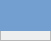
     <widget class="QFrame" name="frame_volcanoclastica">
      <property name="geometry">
       <rect>
        <x>50</x>
        <y>460</y>
        <width>51</width>
        <height>41</height>
       </rect>
      </property>
      <property name="styleSheet">
       <string notr="true"/>
      </property>
      <property name="frameShape">
       <enum>QFrame::StyledPanel</enum>
      </property>
      <property name="frameShadow">
       <enum>QFrame::Raised</enum>
      </property>
      <widget class="QLabel" name="titulo_volcanoclastica">
       <property name="geometry">
        <rect>
         <x>0</x>
         <y>0</y>
         <width>451</width>
         <height>31</height>
        </rect>
       </property>
       <property name="font">
        <font>
         <pointsize>12</pointsize>
         <weight>75</weight>
         <bold>true</bold>
        </font>
       </property>
       <property name="styleSheet">
        <string notr="true">background-color: rgb(114, 159, 207);
color: rgb(238, 238, 236);</string>
       </property>
       <property name="text">
        <string>Ígnea Volcanoclástica</string>
       </property>
       <property name="alignment">
        <set>Qt::AlignCenter</set>
       </property>
      </widget>
      <widget class="QWidget" name="layoutWidget_9">
       <property name="geometry">
        <rect>
         <x>10</x>
         <y>40</y>
         <width>431</width>
         <height>451</height>
        </rect>
       </property>
       <layout class="QVBoxLayout" name="layout_volcanoclastica">
        <item>
         <layout class="QHBoxLayout" name="horizontalLayout_29">
          <property name="sizeConstraint">
           <enum>QLayout::SetDefaultConstraint</enum>
          </property>
          <item>
           <widget class="QLabel" name="label_vol_clas_mineral">
            <property name="text">
             <string>Mineral</string>
            </property>
           </widget>
          </item>
          <item>
           <widget class="QLineEdit" name="input_vol_clas_mineral"/>
          </item>
         </layout>
        </item>
        <item>
         <layout class="QHBoxLayout" name="horizontalLayout_30">
          <item>
           <widget class="QLabel" name="label_vol_clas_size">
            <property name="text">
             <string>Tamaño</string>
            </property>
           </widget>
          </item>
          <item>
           <widget class="QSpinBox" name="input_vol_clas_size">
            <property name="maximum">
             <number>500</number>
            </property>
           </widget>
          </item>
         </layout>
        </item>
        <item>
         <layout class="QHBoxLayout" name="horizontalLayout_31">
          <item>
           <widget class="QLabel" name="label_vol_clas_redond">
            <property name="text">
             <string>Redondez</string>
            </property>
           </widget>
          </item>
          <item>
           <widget class="QComboBox" name="input_vol_clas_redond">
            <item>
             <property name="text">
              <string>---------------</string>
             </property>
            </item>
            <item>
             <property name="text">
              <string>Angular</string>
             </property>
            </item>
            <item>
             <property name="text">
              <string>Subangular</string>
             </property>
            </item>
            <item>
             <property name="text">
              <string>Subredondeado</string>
             </property>
            </item>
            <item>
             <property name="text">
              <string>Redondeado</string>
             </property>
            </item>
            <item>
             <property name="text">
              <string>Bien Redondeado</string>
             </property>
            </item>
           </widget>
          </item>
         </layout>
        </item>
        <item>
         <layout class="QHBoxLayout" name="horizontalLayout_32">
          <item>
           <widget class="QLabel" name="label_vol_clas_esfer">
            <property name="text">
             <string>Esfericidad</string>
            </property>
           </widget>
          </item>
          <item>
           <widget class="QComboBox" name="input_vol_clas_esfer">
            <item>
             <property name="text">
              <string>---------------</string>
             </property>
            </item>
            <item>
             <property name="text">
              <string>Elongado</string>
             </property>
            </item>
            <item>
             <property name="text">
              <string>Subelongado</string>
             </property>
            </item>
            <item>
             <property name="text">
              <string>Subesférico</string>
             </property>
            </item>
            <item>
             <property name="text">
              <string>Esférico</string>
             </property>
            </item>
           </widget>
          </item>
         </layout>
        </item>
        <item>
         <layout class="QHBoxLayout" name="horizontalLayout_33">
          <item>
           <widget class="QLabel" name="label_vol_clas_contacto">
            <property name="text">
             <string>Tipo de contacto</string>
            </property>
           </widget>
          </item>
          <item>
           <widget class="QComboBox" name="input_vol_clas_contacto">
            <item>
             <property name="text">
              <string>---------------</string>
             </property>
            </item>
            <item>
             <property name="text">
              <string>Tangencial</string>
             </property>
            </item>
            <item>
             <property name="text">
              <string>Longitudinal</string>
             </property>
            </item>
            <item>
             <property name="text">
              <string>Flotante</string>
             </property>
            </item>
            <item>
             <property name="text">
              <string>Concavo-Convexo</string>
             </property>
            </item>
            <item>
             <property name="text">
              <string>Suturado</string>
             </property>
            </item>
           </widget>
          </item>
         </layout>
        </item>
        <item>
         <layout class="QHBoxLayout" name="horizontalLayout_3">
          <item>
           <widget class="QLabel" name="label_vol_clas_tipo_frag">
            <property name="text">
             <string>Tipo de Framgmento</string>
            </property>
           </widget>
          </item>
          <item>
           <widget class="QComboBox" name="input_vol_clas_tipo_frag">
            <item>
             <property name="text">
              <string>---------------</string>
             </property>
            </item>
            <item>
             <property name="text">
              <string>Cristales y fragmentos cristalinos</string>
             </property>
            </item>
            <item>
             <property name="text">
              <string>Vidrio y fragmentos vesiculados</string>
             </property>
            </item>
            <item>
             <property name="text">
              <string>Fragmentos líticos</string>
             </property>
            </item>
           </widget>
          </item>
         </layout>
        </item>
        <item>
         <layout class="QVBoxLayout" name="verticalLayout_12">
          <item>
           <widget class="QLabel" name="label_vol_clas_observa">
            <property name="text">
             <string>Observaciones: </string>
            </property>
            <property name="alignment">
             <set>Qt::AlignCenter</set>
            </property>
           </widget>
          </item>
          <item>
           <widget class="QTextEdit" name="input_vol_clas_observa"/>
          </item>
         </layout>
        </item>
        <item>
         <widget class="QPushButton" name="boton_vol_clas_siguiente_p">
          <property name="text">
           <string>Siguiente Punto</string>
          </property>
         </widget>
        </item>
       </layout>
      </widget>
     </widget>
